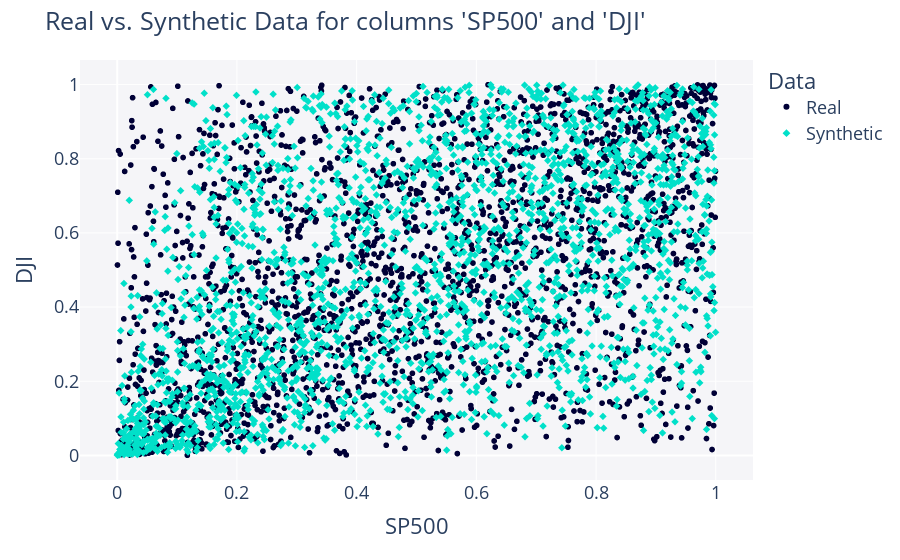

The cell this chart's notebook holds for it:
### Code cell
from copulas.visualization import compare_2d
compare_2d(df2, samples)

### Figure 1 — Plotly figure (JSON) as saved in the notebook; plotly's stock layout.template omitted (floating-point values rounded to 4 significant figures; data arrays with more than 128 entries replaced by an {"elided": "..."} marker saying what was removed)
{"data": [{"hovertemplate": "Data=Real<br>SP500=%{x}<br>DJI=%{y}<extra></extra>", "legendgroup": "Real", "marker": {"color": "#000036", "symbol": "circle"}, "mode": "markers", "name": "Real", "showlegend": true, "type": "scattergl", "x": {"elided": "2262 float values"}, "xaxis": "x", "y": {"elided": "2262 float values"}, "yaxis": "y"}, {"hovertemplate": "Data=Synthetic<br>SP500=%{x}<br>DJI=%{y}<extra></extra>", "legendgroup": "Synthetic", "marker": {"color": "#01E0C9", "symbol": "diamond"}, "mode": "markers", "name": "Synthetic", "showlegend": true, "type": "scattergl", "x": {"elided": "2262 float values"}, "xaxis": "x", "y": {"elided": "2262 float values"}, "yaxis": "y"}], "layout": {"font": {"size": 18}, "legend": {"title": {"text": "Data"}, "tracegroupgap": 0}, "margin": {"t": 60}, "plot_bgcolor": "#F5F5F8", "showlegend": true, "title": {"text": "Real vs. Synthetic Data for columns 'SP500' and 'DJI'"}, "xaxis": {"anchor": "y", "domain": [0, 1], "title": {"text": "SP500"}}, "yaxis": {"anchor": "x", "domain": [0, 1], "title": {"text": "DJI"}}}}
